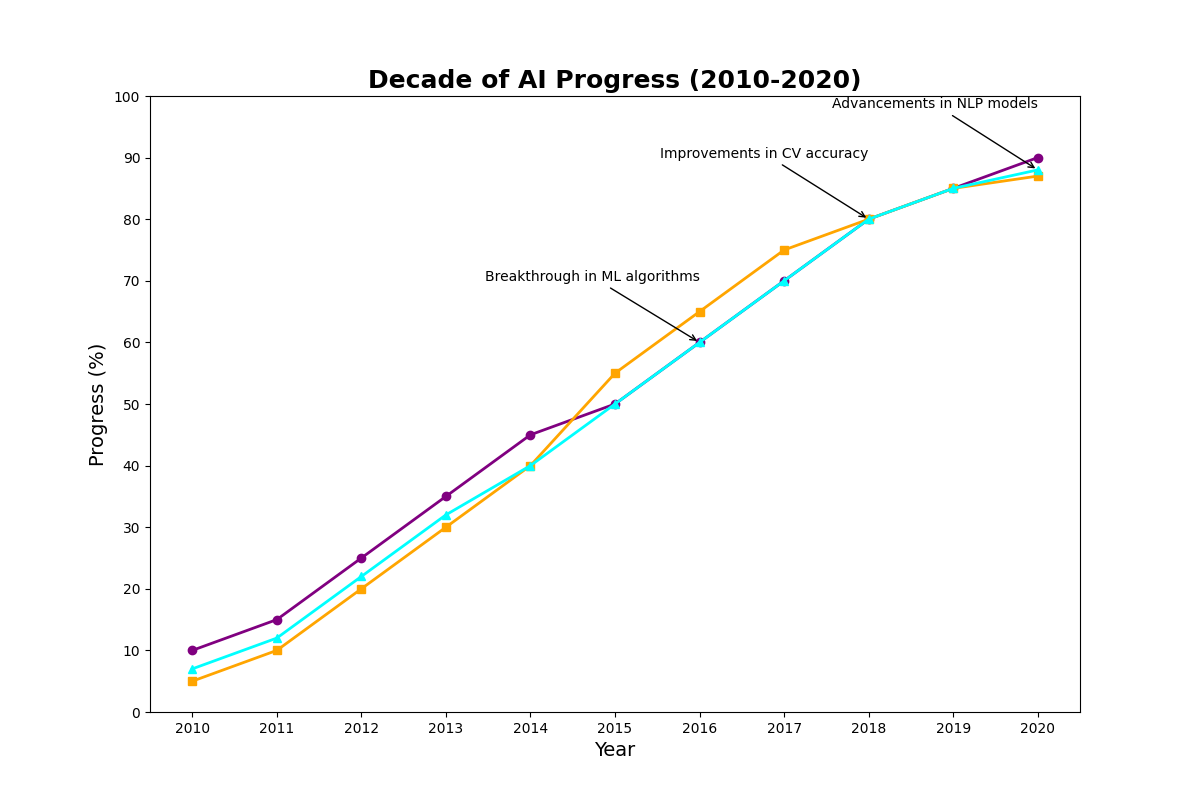

Generate this figure with Python:
import matplotlib.pyplot as plt
import numpy as np

years = np.arange(2010, 2021)

machine_learning = [10, 15, 25, 35, 45, 50, 60, 70, 80, 85, 90]
computer_vision = [5, 10, 20, 30, 40, 55, 65, 75, 80, 85, 87]
natural_language_processing = [7, 12, 22, 32, 40, 50, 60, 70, 80, 85, 88]

plt.figure(figsize=(12, 8))

plt.plot(years, machine_learning, marker='o', color='purple', linestyle='-', linewidth=2)
plt.plot(years, computer_vision, marker='s', color='orange', linestyle='-', linewidth=2)
plt.plot(years, natural_language_processing, marker='^', color='cyan', linestyle='-', linewidth=2)

plt.annotate('Breakthrough in ML algorithms', xy=(2016, machine_learning[6]), xytext=(2016, machine_learning[6] + 10),
            arrowprops=dict(facecolor='black', arrowstyle='->'), fontsize=10, ha='right')
plt.annotate('Improvements in CV accuracy', xy=(2018, computer_vision[8]), xytext=(2018, computer_vision[8] + 10),
            arrowprops=dict(facecolor='black', arrowstyle='->'), fontsize=10, ha='right')
plt.annotate('Advancements in NLP models', xy=(2020, natural_language_processing[10]), xytext=(2020, natural_language_processing[10] + 10),
            arrowprops=dict(facecolor='black', arrowstyle='->'), fontsize=10, ha='right')

plt.title('Decade of AI Progress (2010-2020)', fontsize=18, fontweight='bold')
plt.xlabel('Year', fontsize=14)
plt.ylabel('Progress (%)', fontsize=14)
plt.xticks(years)
plt.yticks(range(0, 101, 10))

plt.show()
